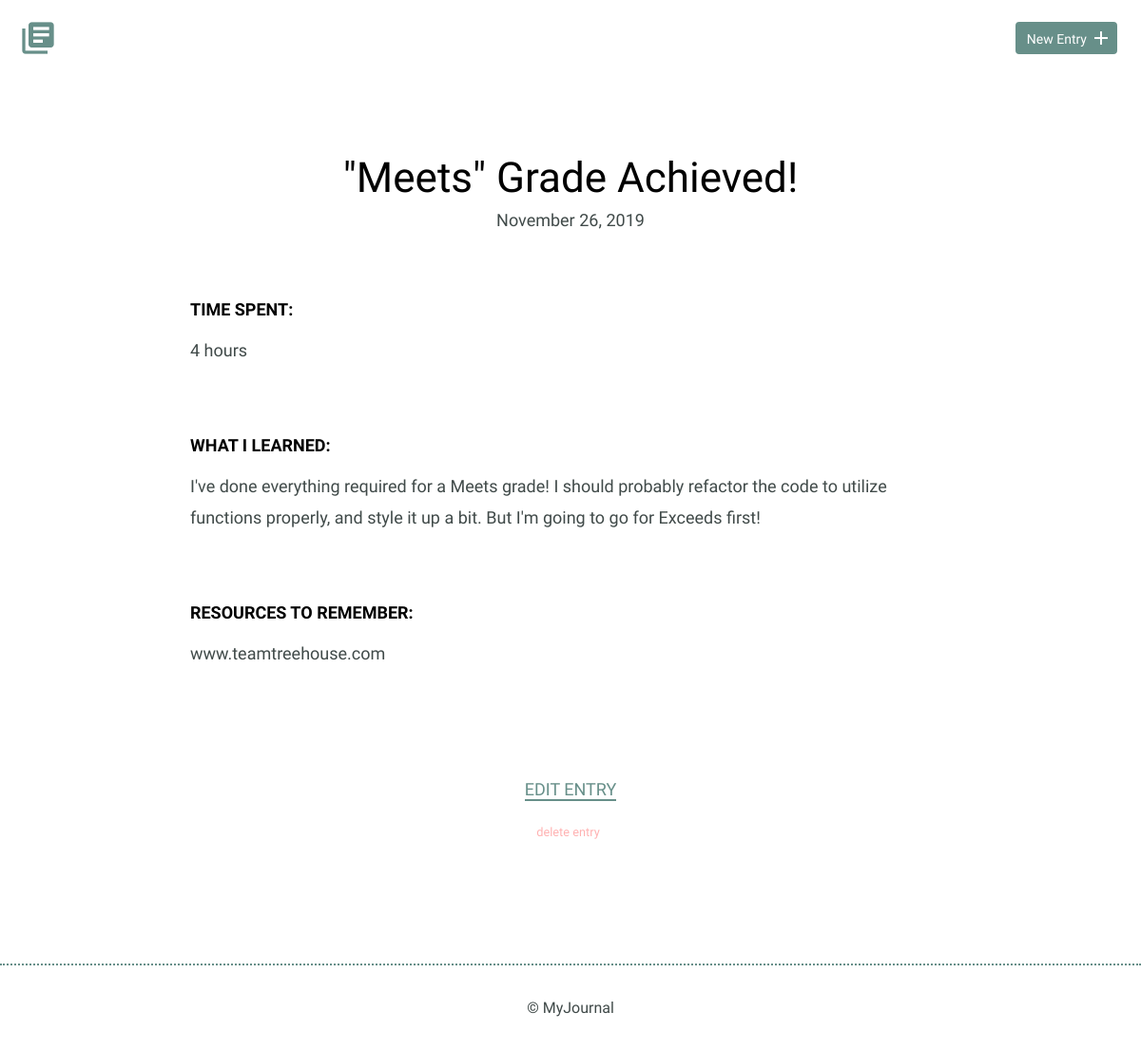
Page /detail.php?id=5 on the earlier database version.
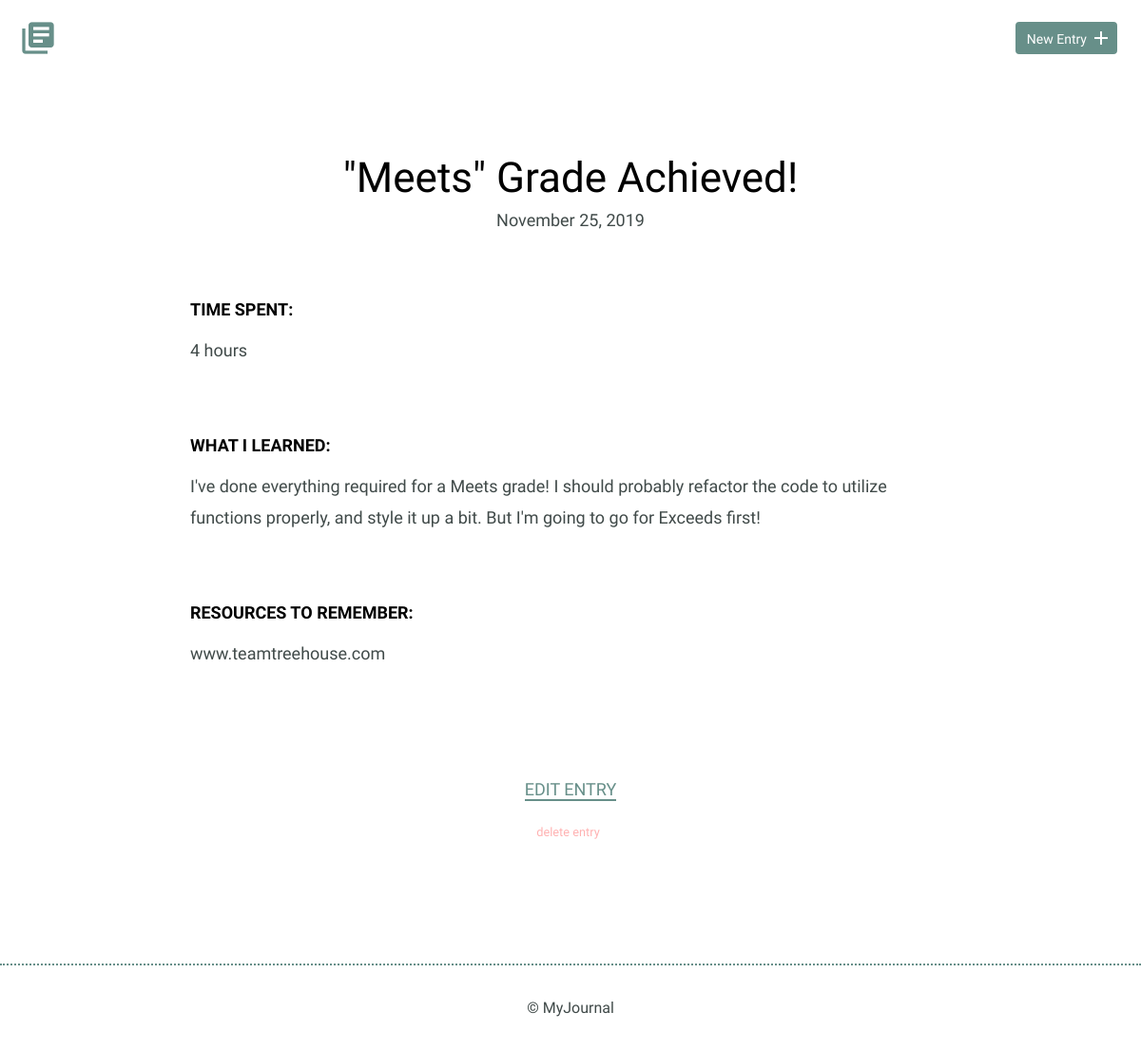
Same page on the later database version.
### tables this page shows
CREATE TABLE "entries" (
	"id"	INTEGER,
	"title"	TEXT,
	"date"	TEXT,
	"time_spent"	INTEGER,
	"learned"	BLOB,
	"resources"	BLOB,
	"tags"	BLOB,
	PRIMARY KEY("id")
);

### detail.php (the view, shortened to what this page needs)
<?php
require_once('./inc/connection.php');
if (isset($_GET['id'])){
  $id=filter_input(INPUT_GET,'id',FILTER_SANITIZE_NUMBER_INT);
}
try {
  $results = $db->prepare('SELECT * FROM entries WHERE id=?');
  $results->bindParam(1,$id,PDO::PARAM_INT);
  $results->execute();
  $entry = $results->fetch(PDO::FETCH_ASSOC);
} catch (Exception $e){
  echo $e->getMessage();
  die();
}
include('./inc/header.php');
?>
<section>
  <div class="container">
    <div class="entry-list single">
      <article>
        <h1><?= $entry['title']; ?></h1>
        <?php
        $vardate = explode('-',$entry['date']);
        $year = intval($vardate[0]);
        $month = date('F',mktime(0,0,0,intval($vardate[1])));
        $date = intval($vardate[2]);
        ?>
        <time datetime="<?= $entry['date'] ?>"><?= $month; ?> <?= $date ?>, <?= $year; ?></time>
        <div class="entry">
          <h3>Time Spent: </h3>
          <p><?= $entry['time_spent'] ?></p>
        </div>
        <div class="entry">
          <h3>What I Learned:</h3>
          <p><?= $entry['learned'] ?></p>
        </div>
        <div class="entry">
          <h3>Resources to Remember:</h3>
          <p>
          <?php
          if (!empty($entry['resources'])){
            echo $entry['resources'];
          } else {
            echo "None";
          }
          ?>
          </p>
        </div>
      </article>
    </div>
  </div>
  <div class="edit">
    <p><a href="entry.php?id=<?= $id ?>">Edit Entry</a></p>
    <form method="post" onsubmit="return confirm('Do you really want to delete this entry?');">
      <input id="delete-entry" type="submit" value="delete entry" />
    </form>
  </div>
</section>
<?php
include('./inc/footer.php');
?>

Differences in the rows shown:
changed entries "\"Meets\" Grade Achieved!": date "26" → "25"
